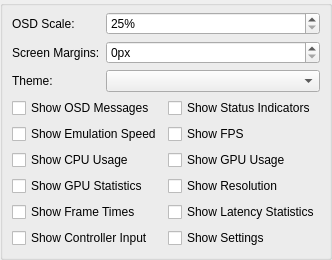
     <widget class="QWidget" name="osdTab">
      <attribute name="title">
       <string>OSD</string>
      </attribute>
      <layout class="QVBoxLayout" name="verticalLayout_6">
       <property name="leftMargin">
        <number>0</number>
       </property>
       <property name="topMargin">
        <number>0</number>
       </property>
       <property name="rightMargin">
        <number>0</number>
       </property>
       <property name="bottomMargin">
        <number>0</number>
       </property>
       <item>
        <widget class="QGroupBox" name="groupBox_8">
         <property name="title">
          <string/>
         </property>
         <layout class="QGridLayout" name="gridLayout_14" columnstretch="0,1">
          <property name="topMargin">
           <number>6</number>
          </property>
          <item row="0" column="0">
           <widget class="QLabel" name="label_29">
            <property name="text">
             <string>OSD Scale:</string>
            </property>
           </widget>
          </item>
          <item row="0" column="1">
           <widget class="QSpinBox" name="osdScale">
            <property name="suffix">
             <string>%</string>
            </property>
            <property name="minimum">
             <number>25</number>
            </property>
            <property name="maximum">
             <number>500</number>
            </property>
           </widget>
          </item>
          <item row="1" column="0">
           <widget class="QLabel" name="label_10">
            <property name="text">
             <string>Screen Margins:</string>
            </property>
           </widget>
          </item>
          <item row="1" column="1">
           <widget class="QSpinBox" name="osdMargin">
            <property name="suffix">
             <string>px</string>
            </property>
            <property name="maximum">
             <number>200</number>
            </property>
           </widget>
          </item>
          <item row="2" column="0">
           <widget class="QLabel" name="label_4">
            <property name="text">
             <string>Theme:</string>
            </property>
           </widget>
          </item>
          <item row="2" column="1">
           <widget class="QComboBox" name="fullscreenUITheme"/>
          </item>
          <item row="3" column="0" colspan="2">
           <layout class="QGridLayout" name="gridLayout_3">
            <item row="0" column="0">
             <widget class="QCheckBox" name="showOSDMessages">
              <property name="text">
               <string>Show OSD Messages</string>
              </property>
             </widget>
            </item>
            <item row="0" column="1">
             <widget class="QCheckBox" name="showStatusIndicators">
              <property name="text">
               <string>Show Status Indicators</string>
              </property>
             </widget>
            </item>
            <item row="1" column="0">
             <widget class="QCheckBox" name="showSpeed">
              <property name="text">
               <string>Show Emulation Speed</string>
              </property>
             </widget>
            </item>
            <item row="1" column="1">
             <widget class="QCheckBox" name="showFPS">
              <property name="text">
               <string>Show FPS</string>
              </property>
             </widget>
            </item>
            <item row="2" column="0">
             <widget class="QCheckBox" name="showCPU">
              <property name="text">
               <string>Show CPU Usage</string>
              </property>
             </widget>
            </item>
            <item row="2" column="1">
             <widget class="QCheckBox" name="showGPU">
              <property name="text">
               <string>Show GPU Usage</string>
              </property>
             </widget>
            </item>
            <item row="3" column="0">
             <widget class="QCheckBox" name="showGPUStatistics">
              <property name="text">
               <string>Show GPU Statistics</string>
              </property>
             </widget>
            </item>
            <item row="3" column="1">
             <widget class="QCheckBox" name="showResolution">
              <property name="text">
               <string>Show Resolution</string>
              </property>
             </widget>
            </item>
            <item row="4" column="0">
             <widget class="QCheckBox" name="showFrameTimes">
              <property name="text">
               <string>Show Frame Times</string>
              </property>
             </widget>
            </item>
            <item row="4" column="1">
             <widget class="QCheckBox" name="showLatencyStatistics">
              <property name="text">
               <string>Show Latency Statistics</string>
              </property>
             </widget>
            </item>
            <item row="5" column="0">
             <widget class="QCheckBox" name="showInput">
              <property name="text">
               <string>Show Controller Input</string>
              </property>
             </widget>
            </item>
            <item row="5" column="1">
             <widget class="QCheckBox" name="showSettings">
              <property name="text">
               <string>Show Settings</string>
              </property>
             </widget>
            </item>
           </layout>
          </item>
         </layout>
        </widget>
       </item>
       <item>
        <spacer name="verticalSpacer_5">
         <property name="orientation">
          <enum>Qt::Orientation::Vertical</enum>
         </property>
         <property name="sizeHint" stdset="0">
          <size>
           <width>20</width>
           <height>0</height>
          </size>
         </property>
        </spacer>
       </item>
      </layout>
     </widget>
